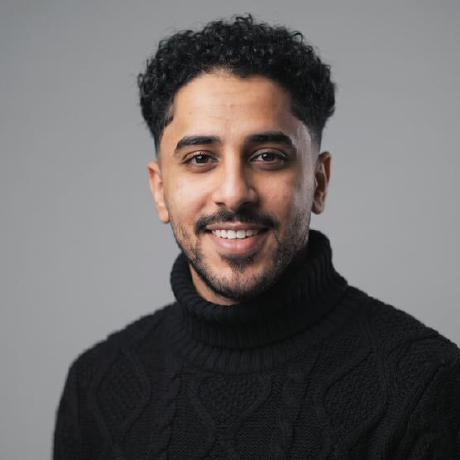
#> input picture source-photo.png, 460 x 460 px
$ python prep_photo.py
#> lines starting #> are read from the running program, lines starting #| are printed output that depends on the picture; after the words box and inside, x2 and y2 are one past the last pixel; in counts of white or black regions, pixels touching at a corner belong together
"""
Prepare a portrait photo for clean ASCII conversion:
  1. remove the background (OpenCV GrabCut) so the subject is isolated
  2. bilateral-smooth skin texture while keeping edges (eyes, beard, collar)
  3. CLAHE + tone stretch over the subject only, so the face lands in sparse
     characters and hair / beard / sweater stay dense
  4. darken thin dark strokes (difference-of-gaussians) so eyelids, brows and
     the smile survive the downsample
  5. composite onto white and crop square around the subject

Output: source-prepped.png (grayscale), consumed by make_ascii_svg.py.

    python scripts/prep_photo.py <input.png> [output.png]
"""
import os
import sys

import cv2
import numpy as np
from PIL import Image

HERE = os.path.dirname(os.path.abspath(__file__))
INP = sys.argv[1] if len(sys.argv) > 1 else os.path.join(HERE, "..", "source-photo.png")
OUT = sys.argv[2] if len(sys.argv) > 2 else os.path.join(HERE, "..", "source-prepped.png")

LINE_WEIGHT = float(os.environ.get("LINE_WEIGHT", 0.5))
UPSCALE = 3  # the GitHub avatar is 460px; work at ~1400px so the grid has detail

# 1. cut out the subject. GrabCut seeded with "the top corners and side strips
#    are backdrop" handles a plain studio background in a second; rembg (a
#    176 MB model, minutes on a loaded CPU) is not needed for a headshot.
#    Side strips stop at SIDE_SEED of the height: shoulders touch the frame
#    edges lower down.
src = Image.open(INP).convert("RGB")
#> src is the input picture: PIL image 460x460 RGB; mean R, G, B 106.6, 102.6, 102.3
src = src.resize((src.width * UPSCALE, src.height * UPSCALE), Image.LANCZOS)
#> src: PIL image 1380x1380 RGB
rgb = np.array(src)
h, w = rgb.shape[:2]
#> h = 1380; w = 1380
gc = np.full((h, w), cv2.GC_PR_FGD, np.uint8)
edge = int(w * 0.04)
#> edge = 55
seed_h = int(h * float(os.environ.get("SIDE_SEED", 0.5)))
#> seed_h = 690
gc[:seed_h, :edge] = gc[:seed_h, -edge:] = cv2.GC_BGD
gc[:edge, :] = cv2.GC_BGD
bgd, fgd = np.zeros((1, 65), np.float64), np.zeros((1, 65), np.float64)
small = cv2.resize(rgb, (w // UPSCALE, h // UPSCALE))
gc_small = cv2.resize(gc, (w // UPSCALE, h // UPSCALE), interpolation=cv2.INTER_NEAREST)
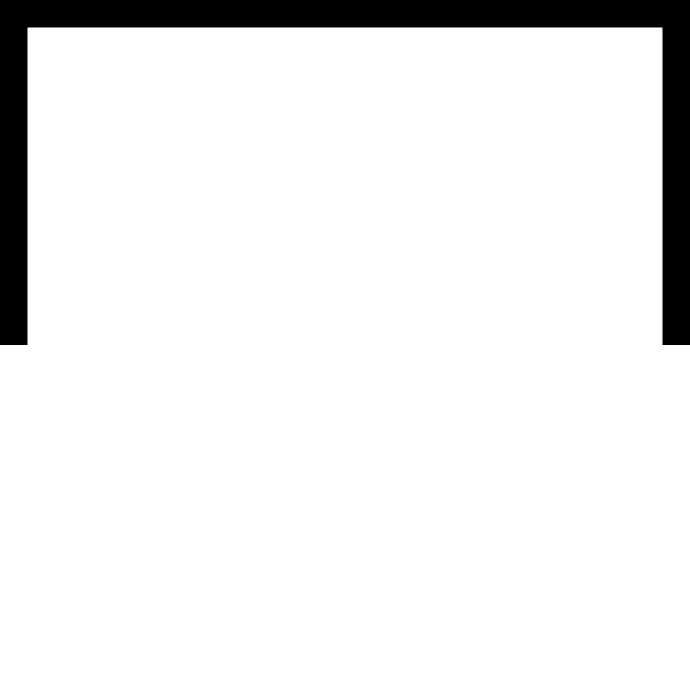
#> gc: shape (1380, 1380) (shown at 1/2 size); values 0 (black) and 3 (white), 92.3% white; 1 black region, box (x1, y1, x2, y2) and area: (0, 0, 1380, 690) 145750
cv2.grabCut(cv2.cvtColor(small, cv2.COLOR_RGB2BGR), gc_small, None, bgd, fgd, 8, cv2.GC_INIT_WITH_MASK)
fg = np.where((gc_small == cv2.GC_FGD) | (gc_small == cv2.GC_PR_FGD), 255, 0).astype(np.uint8)
fg = cv2.morphologyEx(fg, cv2.MORPH_OPEN, np.ones((3, 3), np.uint8))
n, labels, stats, _ = cv2.connectedComponentsWithStats(fg)  # keep the largest blob
#> n = 2
#> fg: shape (460, 460); 49.3% white; 1 white region, box (x1, y1, x2, y2) and area: (54, 19, 460, 460) 104401
if n > 1:
    fg = np.where(labels == 1 + np.argmax(stats[1:, cv2.CC_STAT_AREA]), 255, 0).astype(np.uint8)
alpha = cv2.resize(fg, (w, h), interpolation=cv2.INTER_LINEAR)
gray = cv2.cvtColor(rgb, cv2.COLOR_RGB2GRAY)

# 2. smooth texture, keep edges
smooth = gray
for _ in range(3):
    smooth = cv2.bilateralFilter(smooth, 9, 40, 9)

# 3. local contrast, then stretch tones over the subject only
clahe = cv2.createCLAHE(clipLimit=2.0, tileGridSize=(8, 8))
smooth = clahe.apply(smooth)
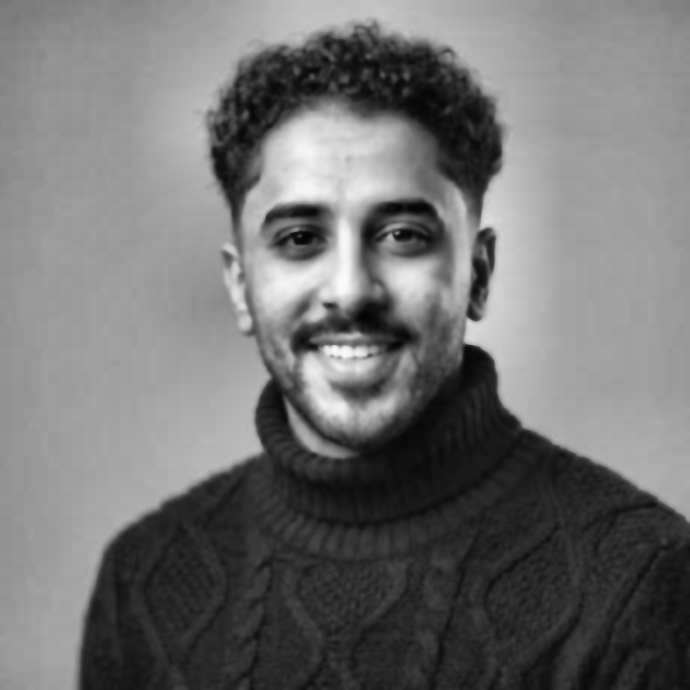
#> smooth: shape (1380, 1380) (shown at 1/2 size); min 2, max 251, mean 113.8
lo, hi = np.percentile(smooth[alpha > 128], [2, float(os.environ.get("HI_PCT", 96))])
#> lo = 14; hi = 213
tone = np.clip((smooth.astype(np.float32) - lo) / max(hi - lo, 1), 0, 1)
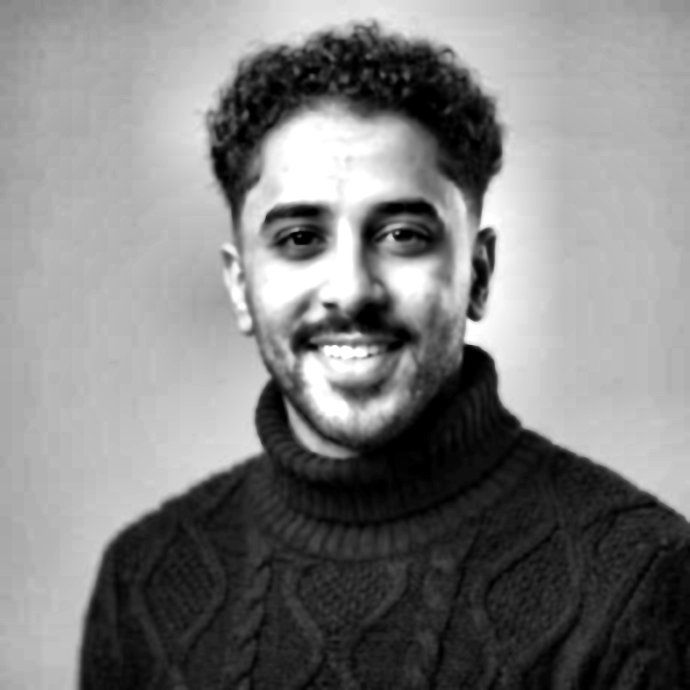
#> tone: shape (1380, 1380) float32 (shown at 1/2 size); min 0, max 1, mean 0.5

# 4. dark-on-light ridges -> darken
fine = cv2.GaussianBlur(smooth, (0, 0), 1.5).astype(np.float32)
coarse = cv2.GaussianBlur(smooth, (0, 0), 6).astype(np.float32)
lines = np.clip((coarse - fine) / 40.0, 0, 1)
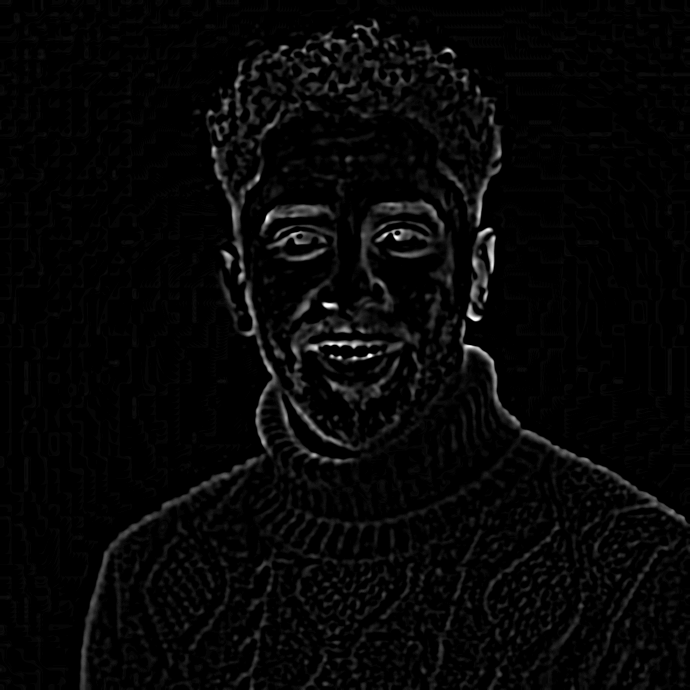
#> lines: shape (1380, 1380) float32 (shown at 1/2 size); min 0, max 1, mean 0.0269
out = np.clip(tone - LINE_WEIGHT * lines, 0, 1) * 255

# 5. paste onto white (feathered to avoid a halo), square crop
mask = cv2.GaussianBlur(alpha.astype(np.float32) / 255.0, (0, 0), 1.0)
out = out * mask + 255.0 * (1.0 - mask)
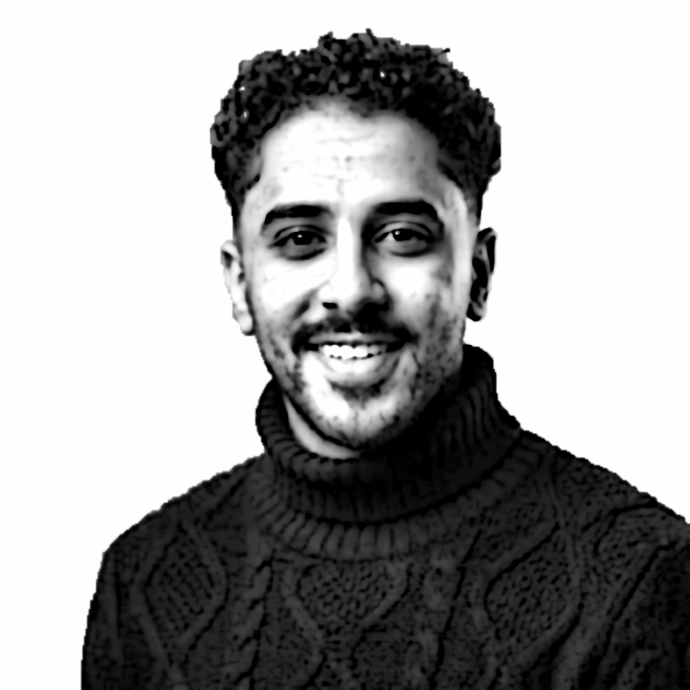
#> out: shape (1380, 1380) float32 (shown at 1/2 size); min 0, max 255, mean 159.9; drawn with min black and max white

ys, xs = np.where(alpha > 20)
side = max(xs.max() - xs.min(), ys.max() - ys.min()) + 60
#> side = 1383
cx, cy = (xs.min() + xs.max()) // 2, (ys.min() + ys.max()) // 2
#> cx = 770; cy = 717
canvas = np.full((side, side), 255, np.uint8)
x0, y0 = cx - side // 2, cy - side // 2
#> x0 = 79; y0 = 26
sx0, sy0 = max(x0, 0), max(y0, 0)
#> sx0 = 79; sy0 = 26
sx1, sy1 = min(x0 + side, out.shape[1]), min(y0 + side, out.shape[0])
#> sx1 = 1380; sy1 = 1380
canvas[sy0 - y0:sy1 - y0, sx0 - x0:sx1 - x0] = out[sy0:sy1, sx0:sx1].astype(np.uint8)
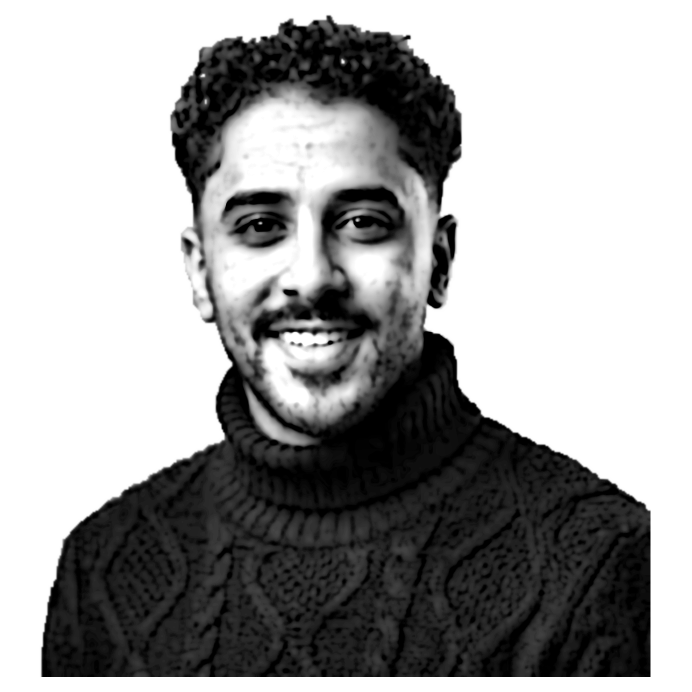
#> canvas: shape (1383, 1383) (shown at 1/2 size); min 0, max 255, mean 160.1

# keep the subject mask as alpha so make_ascii_svg.py can blank the background
# in positive mode (where white skin and the white backdrop would both be dense)
amask = np.zeros((side, side), np.uint8)
amask[sy0 - y0:sy1 - y0, sx0 - x0:sx1 - x0] = (mask[sy0:sy1, sx0:sx1] * 255).astype(np.uint8)
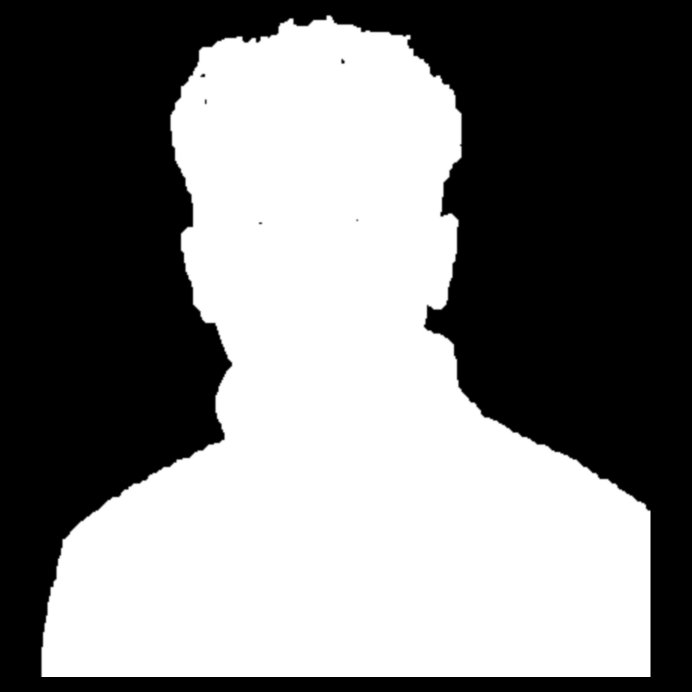
#> amask: shape (1383, 1383) (shown at 1/2 size); min 0, max 255, mean 125.3
Image.merge("LA", (Image.fromarray(canvas, mode="L"), Image.fromarray(amask, mode="L"))).save(OUT)
print("wrote", OUT, canvas.shape)
#| wrote scripts/../source-prepped.png (1383, 1383)
